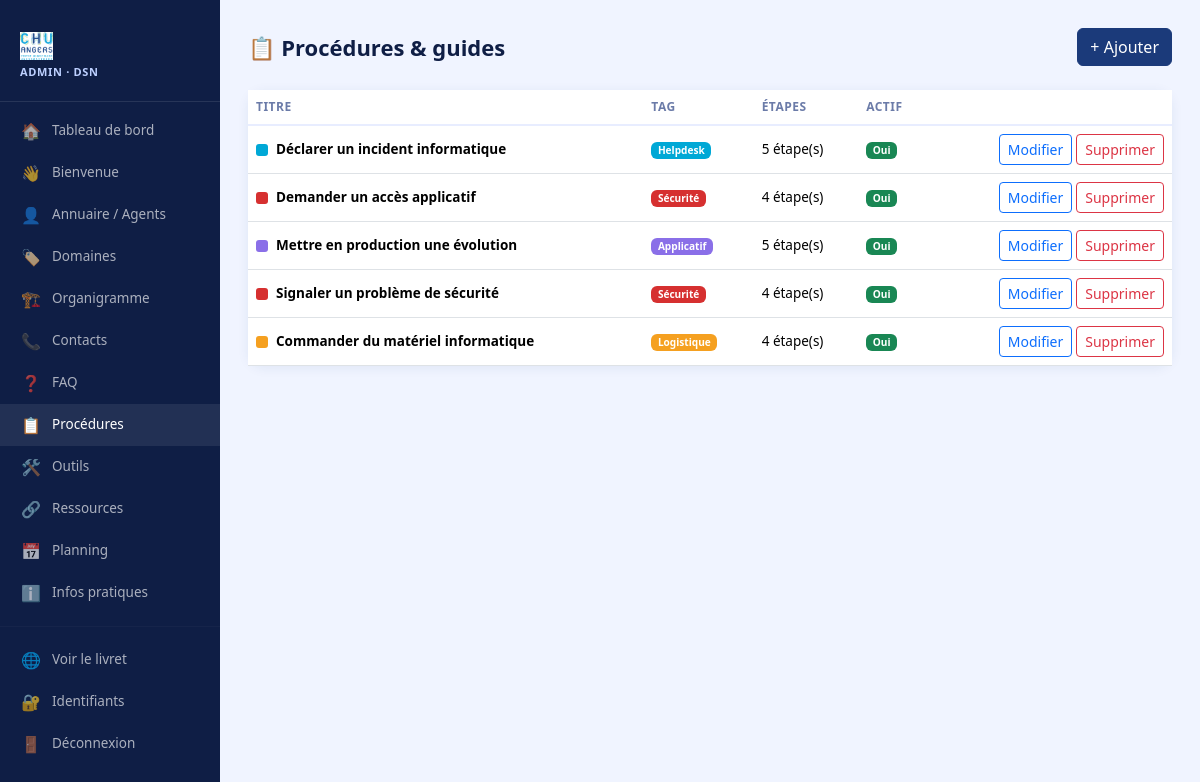
Page /admin/procedures.php (signed in) on the committed database.
### tables this page shows
CREATE TABLE `procedures` (
  `id` int(11) NOT NULL AUTO_INCREMENT,
  `titre` varchar(500) NOT NULL,
  `tag` varchar(100) DEFAULT NULL,
  `couleur` varchar(20) DEFAULT '#00A8D6',
  `actif` tinyint(1) DEFAULT '1',
  `ordre` int(11) DEFAULT '0',
  PRIMARY KEY (`id`)
);

### admin/procedures.php (the view, shortened to what this page needs)
<?php
require_once '_layout.php';
$db  = getDB();
$action = $_GET['action'] ?? 'list';
?>
<div class="page-header"><h1>📋 Procédures & guides</h1><a href="?action=add" class="btn btn-primary">+ Ajouter</a></div>
<?php if ($action==='list'): ?>
<div class="card"><div class="table-responsive"><table class="table mb-0">
<thead><tr><th>Titre</th><th>Tag</th><th>Étapes</th><th>Actif</th><th></th></tr></thead>
<tbody>
<?php
$procs = $db->query("SELECT p.*, COUNT(e.id) as nb_etapes FROM procedures p LEFT JOIN procedure_etapes e ON e.procedure_id=p.id GROUP BY p.id ORDER BY p.ordre,p.id")->fetchAll();
foreach($procs as $p):
?>
<tr style="<?=!$p['actif']?'opacity:.4':''?>">
  <td><div class="d-flex align-items-center gap-2"><div style="width:12px;height:12px;border-radius:3px;background:<?=htmlspecialchars($p['couleur'])?>"></div><strong><?=htmlspecialchars($p['titre'])?></strong></div></td>
  <td><span class="badge" style="background:<?=htmlspecialchars($p['couleur'])?>"><?=htmlspecialchars($p['tag'])?></span></td>
  <td><?=(int)$p['nb_etapes']?> étape(s)</td>
  <td><span class="badge bg-<?=$p['actif']?'success':'secondary'?>"><?=$p['actif']?'Oui':'Non'?></span></td>
  <td class="text-end"><a href="?action=edit&id=<?=$p['id']?>" class="btn btn-sm btn-outline-primary me-1">Modifier</a><a href="?action=delete&id=<?=$p['id']?>" class="btn btn-sm btn-outline-danger" onclick="return confirm('Supprimer ?')">Supprimer</a></td>
</tr>
<?php endforeach; ?>
</tbody></table></div></div>
<?php endif; ?>
<?php require_once '_footer.php'; ?>

### admin/_layout.php (style rules this page uses)
body { background: #F0F4FF; font-family: 'Segoe UI', system-ui, sans-serif; }
.page-header { display:flex; align-items:center; justify-content:space-between; margin-bottom:24px; }
.page-header h1 { font-size:22px; font-weight:800; color:#0F1E45; margin:0; }
.card { border:none; border-radius:16px; box-shadow:0 2px 12px rgba(27,58,122,.08); }
.btn-primary { background:#1B3A7A; border-color:#1B3A7A; }
.table th { font-size:12px; text-transform:uppercase; letter-spacing:.04em; color:#6B7BA8; border-bottom:2px solid #E8EDFF; }
.table td { vertical-align:middle; font-size:13.5px; }

### rows in the picture
procedures: titre "Déclarer un incident informatique", tag "Helpdesk", nb_etapes "5", actif "Oui"
procedures: titre "Demander un accès applicatif", tag "Sécurité", nb_etapes "4", actif "Oui"
procedures: titre "Mettre en production une évolution", tag "Applicatif", nb_etapes "5", actif "Oui"
procedures: titre "Signaler un problème de sécurité", tag "Sécurité", nb_etapes "4", actif "Oui"
procedures: titre "Commander du matériel informatique", tag "Logistique", nb_etapes "4", actif "Oui"

### other values in the picture
$ico "🏠"
$lbl "Tableau de bord"
$ico "👋"
$lbl "Bienvenue"
$ico "👤"
$lbl "Annuaire / Agents"
$ico "🏷️"
$lbl "Domaines"
$ico "🏗️"
$lbl "Organigramme"
$ico "📞"
$lbl "Contacts"
$ico "❓"
$lbl "FAQ"
$ico "📋"
